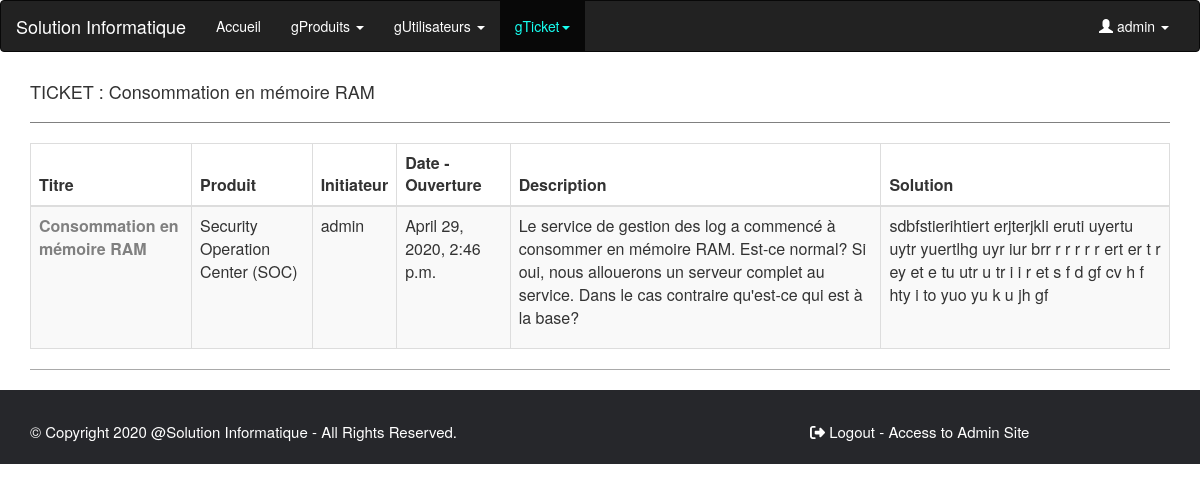
/gTicket/detail-ticket/2 (signed in), run on the app's committed database.
### Gestionnaire/models.py (models this page shows, shortened)
class Ticket(models.Model):
    titre = models.CharField('Objet du ticket', max_length=100)
    produit = models.ForeignKey(Produit, on_delete=models.CASCADE)
    initiateur = models.ForeignKey(User, on_delete=models.CASCADE)
    dateOuverture = models.DateTimeField(default=timezone.now)
    description = models.CharField('Description', max_length=300)
    solution = models.CharField('Solution', max_length=5000)
    class Meta:
        unique_together = ("titre", "produit", "initiateur", "description", "solution")

class Produit(models.Model):
    name = models.CharField('Nom', max_length=100)
    version = models.CharField('Version', max_length=10)
    description = models.CharField('Description', max_length=300)
    dateCreation = models.DateTimeField(default=timezone.now)
    class Meta:
     unique_together = ("name", "version",)

### Gestionnaire/views.py (the view)
# urls.py: path('gTicket/detail-ticket/<str:pk>', views.detailTickets, name='detailTickets'),
@login_required
def detailTickets(request, pk):
    ticket = Ticket.objects.get(pk=pk)
    return render(request, 'Gestionnaire/detailTickets.html', locals())

### templates/Gestionnaire/detailTickets.html (shortened to what this page needs)
{% extends "Gestionnaire/base.html" %}
{% load static %}
{% block home %}<li><a href="{% url 'home' %}">Accueil</a></li>{% endblock %}
{% block gTicket %}
<li class="active"><a href="#" class="dropdown-toggle" data-toggle="dropdown">gTicket<span class="caret"></span></a>
</li>
{% endblock %}
{% block content %}
<div class="row">
  <div class="col-sm-12 col-md-12">
    <h4 class="content_header"> TICKET : {{ ticket.titre|safe|truncatewords:"10" }}</h4>
    <hr class="hr_style">
    {% if ticket %}
      <table style="width: 100%;" id="example" class="table table-hover table-striped table-bordered dataTable dtr-inline collapsed" role="grid" aria-describedby="example_info">
        <thead>
          <tr role="row">
            <th class="sorting" tabindex="0" aria-controls="example" rowspan="1" colspan="1" aria-label="ticketName: activer pour trier la colonne par ordre croissant">
              <font style="vertical-align: inherit;">
                <font style="vertical-align: inherit;">Titre</font>
              </font>
            </th>
            <th class="sorting" tabindex="0" aria-controls="example" rowspan="1" colspan="1" aria-label="IP Address: activer pour trier la colonne par ordre croissant">
              <font style="vertical-align: inherit;">
                <font style="vertical-align: inherit;">Produit</font>
              </font>
            </th>
            <th class="sorting" tabindex="0" aria-controls="example" rowspan="1" colspan="1" aria-label="Owner: activer pour trier la colonne par ordre croissant">
              <font style="vertical-align: inherit;">
                <font style="vertical-align: inherit;">Initiateur</font>
              </font>
            </th>
            <th class="sorting" tabindex="0" aria-controls="example" rowspan="1" colspan="1" aria-label="OS Type: activer pour trier la colonne par ordre croissant">
              <font style="vertical-align: inherit;">
                <font style="vertical-align: inherit;">Date - Ouverture</font>
              </font>
            </th>
            <th class="sorting" tabindex="0" aria-controls="example" rowspan="1" colspan="1" aria-label="OS Type: activer pour trier la colonne par ordre croissant">
              <font style="vertical-align: inherit;">
                <font style="vertical-align: inherit;">Description</font>
              </font>
            </th>
            <th class="sorting" tabindex="0" aria-controls="example" rowspan="1" colspan="1" aria-label="OS Type: activer pour trier la colonne par ordre croissant">
              <font style="vertical-align: inherit;">
                <font style="vertical-align: inherit;">Solution</font>
              </font>
            </th>
          </tr>
        </thead>
        <tbody>
          <tr role="row" class="odd" style="">
            <td class="style_td"><font style="vertical-align: inherit;"><font style="vertical-align: inherit;"><a href="{% url 'updateTickets' ticket.pk %}" title="Cliquez pour modifier" style="font-weight:bold;">{{ ticket.titre }}</a></font></font></td>
            <td class="style_td"><font style="vertical-align: inherit;"><font style="vertical-align: inherit;">{{ ticket.produit.name }}</font></font></td>
            <td class="style_td"><font style="vertical-align: inherit;"><font style="vertical-align: inherit;">{{ ticket.initiateur }}</font></font></td>
            <td class="style_td"><font style="vertical-align: inherit;"><font style="vertical-align: inherit;">{{ ticket.dateOuverture }}</font></font></td>
            <td class="style_td"><font style="vertical-align: inherit;"><font style="vertical-align: inherit;">{{ ticket.description|safe|linebreaks }}</font></font></td>
            <td class="style_td"><font style="vertical-align: inherit;"><font style="vertical-align: inherit;">{{ ticket.solution|safe|linebreaks }}</font></font></td>
          </tr>
        </tbody>
      </table>
    {% else %}
      <div class="card-header ">
        <h3>Il n'y a pas d'entrée à afficher</h3>
      </div>
    {% endif %}
    <hr class="hr_under_table">
  </div>
</div>
{% endblock%}

### templates/Gestionnaire/base.html (shortened to what this page needs)
<html lang="en">
  <head>
    {% block css %}
      <link href="../../static/css/style.css" rel="stylesheet">
    {% endblock %}
    {% block bootstrap %}
      <link rel="stylesheet" href="https://maxcdn.bootstrapcdn.com/bootstrap/3.3.7/css/bootstrap.min.css">
    {% endblock %}
    {% block font-awesome %}
      <link rel="stylesheet" href="../../static/fontawesome_free_5_13_0_web/css/all.min.css">
      <link rel="stylesheet" href="../../static/fontawesome_free_5_13_0_web/css/fontawesome.min.css">
    {% endblock %}
  </head>
  <body>
    <div class="container-fluid">
      {% block navbar %}
      <div class="row navbar navbar-inverse">
        <div class="container-fluid">
          <div class="row">
            <div class="col-lg-12">
              <div class="navbar-header">
                <a href="{% url 'home' %}" class="navbar-brand">Solution Informatique</a>
              </div>
              <div class="navbar-collapse collapse" id="mobile_menu">
                <ul class="nav navbar-nav">
                    {% block home %}{% endblock %}
                    {% block produit %}
                    <li><a href="#" class="dropdown-toggle" data-toggle="dropdown">gProduits <span class="caret"></span></a>
                    </li>
                    {% endblock %}
                    {% block gUtilisateurs %}
                    <li><a href="#" class="dropdown-toggle" data-toggle="dropdown">gUtilisateurs <span class="caret"></span></a>
                    </li>
                    {% endblock %}
                    {% block gTicket %}{% endblock %}
                </ul>
                <ul class="nav navbar-nav">
                  <li>
                  </li>
                </ul>
                <ul class="nav navbar-nav navbar-right">
                  {% if request.user.username %}
                    <li><a href="#" class="dropdown-toggle" data-toggle="dropdown"><span class="glyphicon glyphicon-user"></span> {{ request.user.username }} <span class="caret"></span></a>
                    </li>
                  {% endif %}
                </ul>
              </div>
            </div>
          </div>
        </div>
      </div>
      {% endblock %}
        <div class="container">
          {% block content %}{% endblock %}
        </div>
      <footer class=" row site-footer">
          <div class="container">
              <div class="row">
                  <div class="col-md-8 col-sm-6 col-xs-12">
                      <p class="copyright-text">
                        &copy; Copyright <span id="s_annee"></span>
                        <a href="#">@Solution Informatique</a>
                        - All Rights Reserved.
                      </p>
                  </div>
                  <div class="col-md-4 col-sm-6 col-xs-12">
                      <p class="copyright-text">
                        <a href="{% url 'logout_view' %}"><i class="fas fa-sign-out-alt"></i> Logout</a>
                        {% if request.user.is_superuser == True  %}
                          - <a href="/admin/">Access to Admin Site</a>
                        {% endif %}
                      </p>
                  </div>
              </div>
          </div>
      </footer>
    </div>
  </body>
</html>

### static/css/style.css (style rules this page uses)
.hr_style { margin-top: 20px; margin-bottom: 20px; border: 0; border-top: 1px solid grey; }
.hr_under_table { border-top: 1px solid #A9A9A9; }
.style_td a { color: grey; text-decoration: none; }
* { box-sizing:border-box; -moz-box-sizing:border-box; -webkit-box-sizing:border-box; }
body { background: #f0f0f0; }
.site-footer { background-color:#26272b; padding:30px 0 20px; font-size:15px; line-height:24px; color:#fff; }
.site-footer a { color:#fff; }
.copyright-text { margin:0 }
.navbar-inverse .navbar-nav>li>a { color: #fff!important; }
.navbar-inverse .navbar-nav>.active>a, .navbar-inverse .navbar-nav>.active>a:focus, .navbar-inverse .navbar-nav>.active>a:hover { color: #18FFF1!important; background-color: #080808; }
.navbar-inverse .navbar-brand { color: #fff!important; }

### data on the page
Ticket: titre "Consommation en mémoire RAM", produit.name "Security Operation Center (SOC)", initiateur "admin", dateOuverture "April 29, 2020, 2:46 p.m.", description "Le service de gestion des log a commencé à consommer en mémoire RAM. Est-ce normal? Si oui, nous allouerons un serveur complet au service. Dans le cas contraire qu'est-ce qui est à la base?", solution "sdbfstierihtiert erjterjkli eruti uyertu uytr yuertlhg uyr iur brr r r r r r ert er t r ey et e tu utr u tr i i r et s f d gf cv h f hty i to yuo yu k u jh gf"

### other printed values
{{ request.user.username }} "admin"
